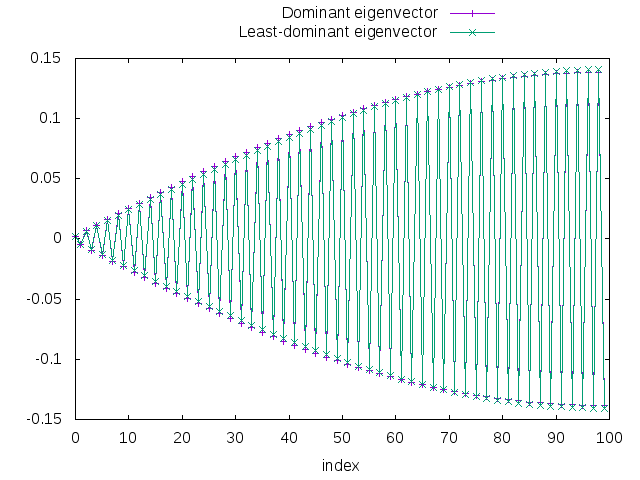

Write gnuplot code to recreate this figure.
set term term_type
set output output_file
set key outside;
set key center top;
set ylabel ""
set xlabel "index"
plot\
 'data/eigenvector.dat' using 0:1 w lp title 'Dominant eigenvector',\
 'data/eigenvector.dat' using 0:2 w lp title 'Least-dominant eigenvector'
set output
